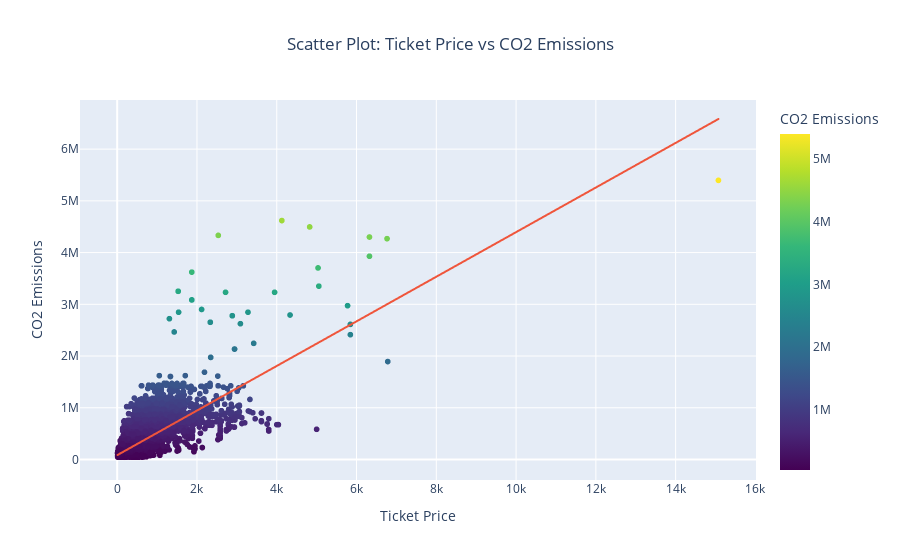

The cell this chart's notebook holds for it:
### Code cell
# Create a scatter plot with Plotly
fig = px.scatter(df, x='price', y='co2_emissions', 
                 title='Scatter Plot: Ticket Price vs CO2 Emissions',
                 labels={'price': 'Ticket Price', 'co2_emissions': 'CO2 Emissions'},
                 trendline='ols',  # Add a trendline (OLS regression)
                 color='co2_emissions', color_continuous_scale='Viridis',  # Color points based on CO2 emissions
                 hover_name=df.index)  # Show index as hover name

# Customize the layout
fig.update_layout(
    xaxis_title='Ticket Price',
    yaxis_title='CO2 Emissions',
    title_x=0.5  # Center the title
)

# Show the plot
fig.show()

### Figure 1 — Plotly figure (JSON) as saved in the notebook; plotly's stock layout.template omitted (floating-point values rounded to 4 significant figures; data arrays with more than 128 entries replaced by an {"elided": "..."} marker saying what was removed)
{"data": [{"hovertemplate": "<b>%{hovertext}</b><br><br>Ticket Price=%{x}<br>CO2 Emissions=%{marker.color}<extra></extra>", "hovertext": {"elided": "16233 int values"}, "legendgroup": "", "marker": {"color": {"elided": "16233 int values"}, "coloraxis": "coloraxis", "symbol": "circle"}, "mode": "markers", "name": "", "showlegend": false, "type": "scattergl", "x": {"elided": "16233 int values"}, "xaxis": "x", "y": {"elided": "16233 int values"}, "yaxis": "y"}, {"hovertemplate": "<b>OLS trendline</b><br>co2_emissions = 431.198 * price + 83292.4<br>R<sup>2</sup>=0.568740<br><br>Ticket Price=%{x}<br>CO2 Emissions=%{y} <b>(trend)</b><extra></extra>", "legendgroup": "", "marker": {"symbol": "circle"}, "mode": "lines", "name": "", "showlegend": false, "type": "scattergl", "x": {"elided": "15386 int values"}, "xaxis": "x", "y": {"elided": "15386 float values"}, "yaxis": "y"}], "layout": {"coloraxis": {"colorbar": {"title": {"text": "CO2 Emissions"}}, "colorscale": [[0, "#440154"], [0.1111, "#482878"], [0.2222, "#3e4989"], [0.3333, "#31688e"], [0.4444, "#26828e"], [0.5556, "#1f9e89"], [0.6667, "#35b779"], [0.7778, "#6ece58"], [0.8889, "#b5de2b"], [1, "#fde725"]]}, "legend": {"tracegroupgap": 0}, "title": {"text": "Scatter Plot: Ticket Price vs CO2 Emissions", "x": 0.5}, "xaxis": {"anchor": "y", "domain": [0, 1], "title": {"text": "Ticket Price"}}, "yaxis": {"anchor": "x", "domain": [0, 1], "title": {"text": "CO2 Emissions"}}}}
